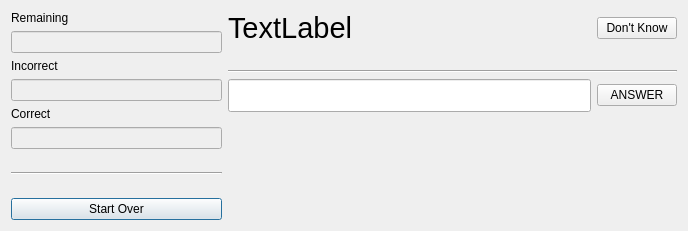
<?xml version="1.0" encoding="UTF-8"?>
<ui version="4.0">
 <class>learndialog</class>
 <widget class="QDialog" name="learndialog">
  <property name="geometry">
   <rect>
    <x>0</x>
    <y>0</y>
    <width>688</width>
    <height>231</height>
   </rect>
  </property>
  <property name="windowTitle">
   <string>Dialog</string>
  </property>
  <layout class="QHBoxLayout" name="horizontalLayout_3">
   <item>
    <layout class="QVBoxLayout" name="verticalLayout">
     <item>
      <widget class="QLabel" name="label">
       <property name="text">
        <string>Remaining</string>
       </property>
      </widget>
     </item>
     <item>
      <widget class="QLineEdit" name="le_remaining">
       <property name="enabled">
        <bool>false</bool>
       </property>
      </widget>
     </item>
     <item>
      <widget class="QLabel" name="label_2">
       <property name="text">
        <string>Incorrect</string>
       </property>
      </widget>
     </item>
     <item>
      <widget class="QLineEdit" name="le_incorrect">
       <property name="enabled">
        <bool>false</bool>
       </property>
      </widget>
     </item>
     <item>
      <widget class="QLabel" name="label_3">
       <property name="text">
        <string>Correct</string>
       </property>
      </widget>
     </item>
     <item>
      <widget class="QLineEdit" name="le_correct">
       <property name="enabled">
        <bool>false</bool>
       </property>
      </widget>
     </item>
     <item>
      <spacer name="verticalSpacer_4">
       <property name="orientation">
        <enum>Qt::Vertical</enum>
       </property>
       <property name="sizeHint" stdset="0">
        <size>
         <width>20</width>
         <height>17</height>
        </size>
       </property>
      </spacer>
     </item>
     <item>
      <widget class="Line" name="line">
       <property name="orientation">
        <enum>Qt::Horizontal</enum>
       </property>
      </widget>
     </item>
     <item>
      <spacer name="verticalSpacer">
       <property name="orientation">
        <enum>Qt::Vertical</enum>
       </property>
       <property name="sizeHint" stdset="0">
        <size>
         <width>207</width>
         <height>17</height>
        </size>
       </property>
      </spacer>
     </item>
     <item>
      <widget class="QPushButton" name="push_startover">
       <property name="text">
        <string>Start Over</string>
       </property>
      </widget>
     </item>
    </layout>
   </item>
   <item>
    <layout class="QVBoxLayout" name="verticalLayout_2">
     <item>
      <layout class="QHBoxLayout" name="horizontalLayout">
       <item>
        <widget class="QLabel" name="Term">
         <property name="font">
          <font>
           <pointsize>22</pointsize>
          </font>
         </property>
         <property name="text">
          <string>TextLabel</string>
         </property>
        </widget>
       </item>
       <item>
        <spacer name="horizontalSpacer">
         <property name="orientation">
          <enum>Qt::Horizontal</enum>
         </property>
         <property name="sizeHint" stdset="0">
          <size>
           <width>238</width>
           <height>20</height>
          </size>
         </property>
        </spacer>
       </item>
       <item>
        <widget class="QPushButton" name="pushButton">
         <property name="text">
          <string>Don't Know</string>
         </property>
        </widget>
       </item>
      </layout>
     </item>
     <item>
      <spacer name="verticalSpacer_2">
       <property name="orientation">
        <enum>Qt::Vertical</enum>
       </property>
       <property name="sizeHint" stdset="0">
        <size>
         <width>17</width>
         <height>13</height>
        </size>
       </property>
      </spacer>
     </item>
     <item>
      <widget class="Line" name="line_2">
       <property name="orientation">
        <enum>Qt::Horizontal</enum>
       </property>
      </widget>
     </item>
     <item>
      <layout class="QHBoxLayout" name="horizontalLayout_2">
       <item>
        <widget class="QLineEdit" name="le_definition">
         <property name="font">
          <font>
           <pointsize>16</pointsize>
          </font>
         </property>
         <property name="text">
          <string/>
         </property>
        </widget>
       </item>
       <item>
        <widget class="QPushButton" name="pushButton_2">
         <property name="text">
          <string>ANSWER</string>
         </property>
        </widget>
       </item>
      </layout>
     </item>
     <item>
      <spacer name="verticalSpacer_3">
       <property name="orientation">
        <enum>Qt::Vertical</enum>
       </property>
       <property name="sizeHint" stdset="0">
        <size>
         <width>20</width>
         <height>108</height>
        </size>
       </property>
      </spacer>
     </item>
    </layout>
   </item>
  </layout>
 </widget>
 <resources/>
 <connections/>
</ui>
